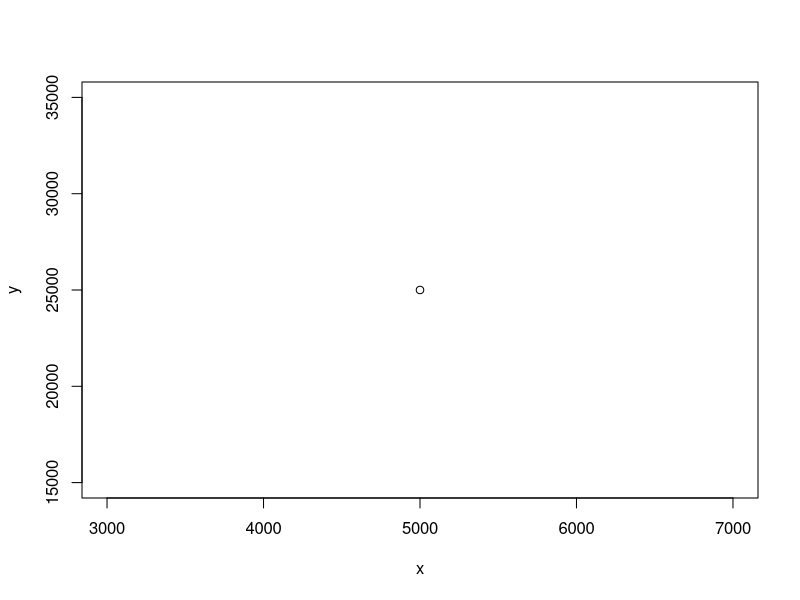
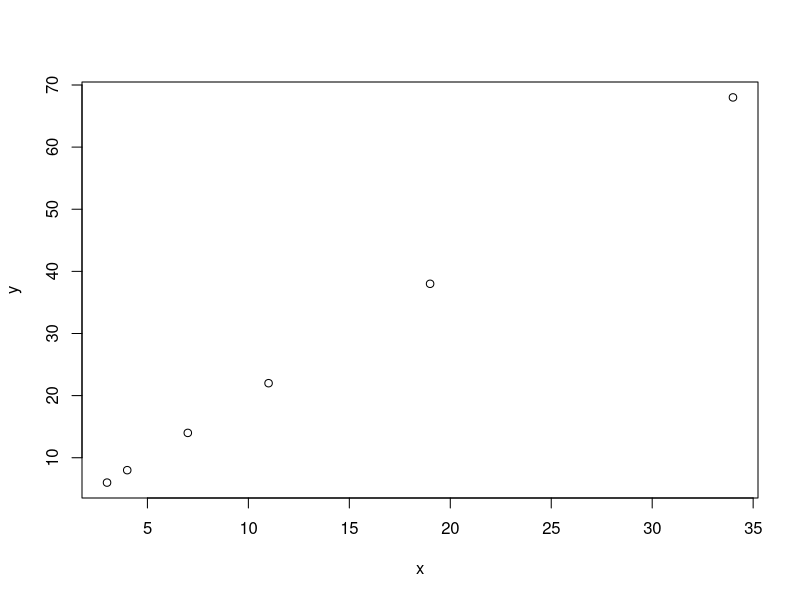

The R script that drew these images, in order:
## ---- chunk 1
5 + 11
1.2 * 47
3^4
## ---- chunk 2
5 > 2
2 > 5
5 == 2    
## ---- chunk 3
x = 500
## ---- chunk 4
x <- 5000
## ---- chunk 5
x + 10
x * 5
x^x
## ---- chunk 6
y = x * 5
## ---- chunk 7
plot(x, y)
## ---- chunk 8
rm(x)
## ---- chunk 9
x <- 500 #this is how we assign the object x the value of 500
## ---- chunk 10
class(x)
## ---- chunk 11
#####vector a #####
a <- c(1, 2, 5.3, 6, -2, 4)  # numeric vector

#####vector b #####
b <- c("one", "two", "three")  # character vector
carrot <- c(TRUE, TRUE, TRUE, FALSE, TRUE, FALSE)  # logical vector
## ---- chunk 12
a[6] # Returns the 6th element of vector a
a[c(2,4)] # Returns the 2nd and 4th elements of vector a. The c stands for "combine"
## ---- chunk 13
x <- c(3, 7, 19, 4, 34, 11)
y <- x * 2
plot(x, y)
## ---- chunk 14
A = matrix(c(2, 4, 3, 1, 5, 7),nrow=2,ncol=3,byrow = TRUE)
A # print the matrix
## ---- chunk 15
n = c(2, 3, 5)
s = c("aa", "bb", "cc", "dd", "ee")
b = c(TRUE, FALSE, TRUE, FALSE, FALSE)
x = list(n, s, b, 3) # x contains copies of n, s, b
## ---- chunk 16
View(mtcars)
## ---- chunk 17
mtcars["Mazda RX4", "cyl"] #This command asks what the cell reads in the row "Mazda Rx4" column "cyl"
## ---- chunk 18

